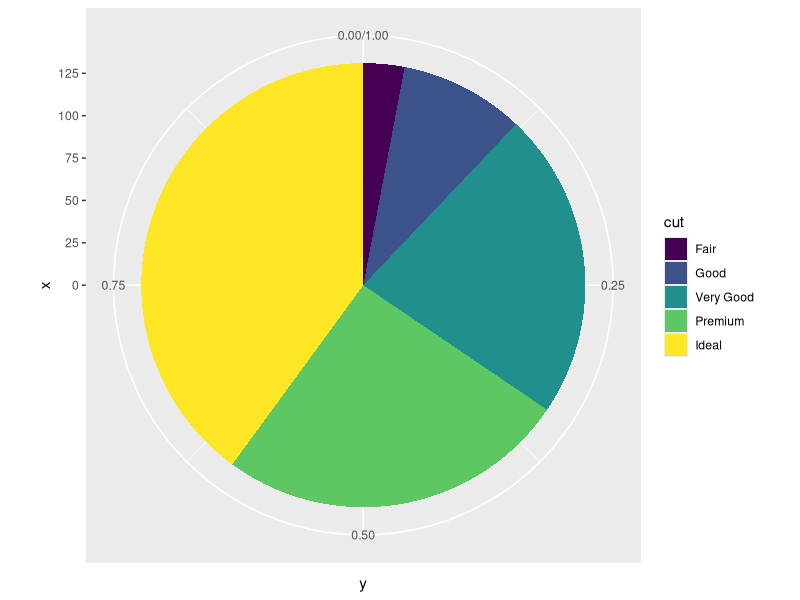
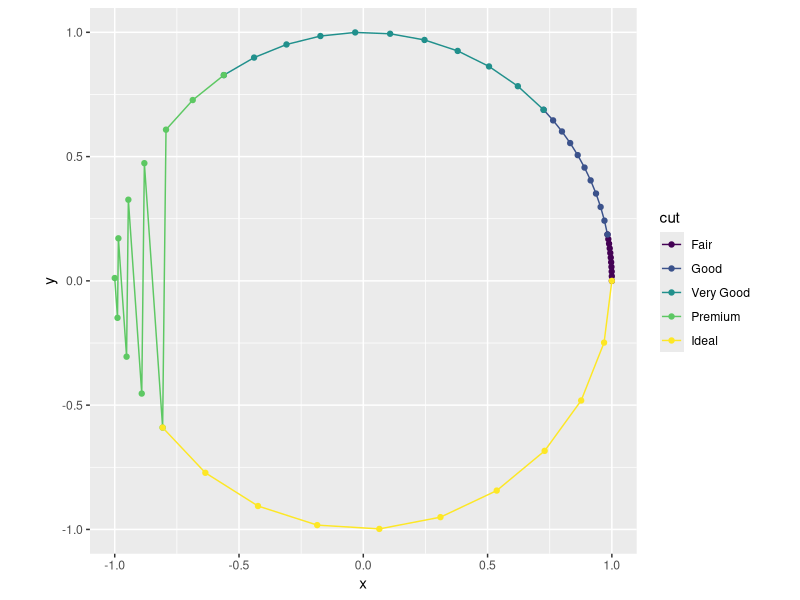

Recreate these plots in R, in order.
## ---- chunk 1
knitr::opts_chunk$set(echo = TRUE)
options(tidyverse.quiet = TRUE)
## ---- chunk 2
library(tidyverse)
ggplot2::diamonds %>% 
  count(cut) %>% 
  mutate(cum_n = cumsum(n)) %>% 
  mutate(cum_prop = cum_n/sum(n)) %>% 
  mutate(ymin = lag(cum_prop)) %>% 
  mutate(ymin = replace_na(ymin, 0)) %>% 
  mutate(r = sqrt(sum(n)/pi)) %>% 
  mutate(r0 = 0) %>% 
  ggplot() + 
  aes(x = 0, y = 0, 
      xmin = 0, ymin = ymin, 
      xmax = r, 
      ymax = cum_prop) + 
  geom_rect() + 
  aes(fill = cut) + 
  coord_polar(theta = "y")
## ---- chunk 3
num_in_arc <- 10

library(tidyverse)
ggplot2::diamonds %>% 
  count(cut) %>% 
  mutate(cum_n = cumsum(n)) %>% 
  mutate(cum_prop = cum_n/sum(n)) %>% 
  mutate(ymin = lag(cum_prop)) %>% 
  mutate(ymin = replace_na(ymin, 0)) %>% 
  mutate(r = sqrt(sum(n)/pi)) %>% 
  mutate(r0 = 0) %>% 
  crossing(num_arc_points = 0:num_in_arc) %>% 
  mutate(pos_in_radians = 2*pi*(ymin + (cum_prop - ymin)/num_in_arc*num_arc_points )) %>% 
  mutate(x = cos(pos_in_radians)) %>% 
  mutate(y = sin(pos_in_radians)) %>% 
  ggplot() + 
  aes(x = x, y = y ) + 
  geom_line() + 
  aes(color = cut) + 
  geom_point() + 
  coord_equal()
